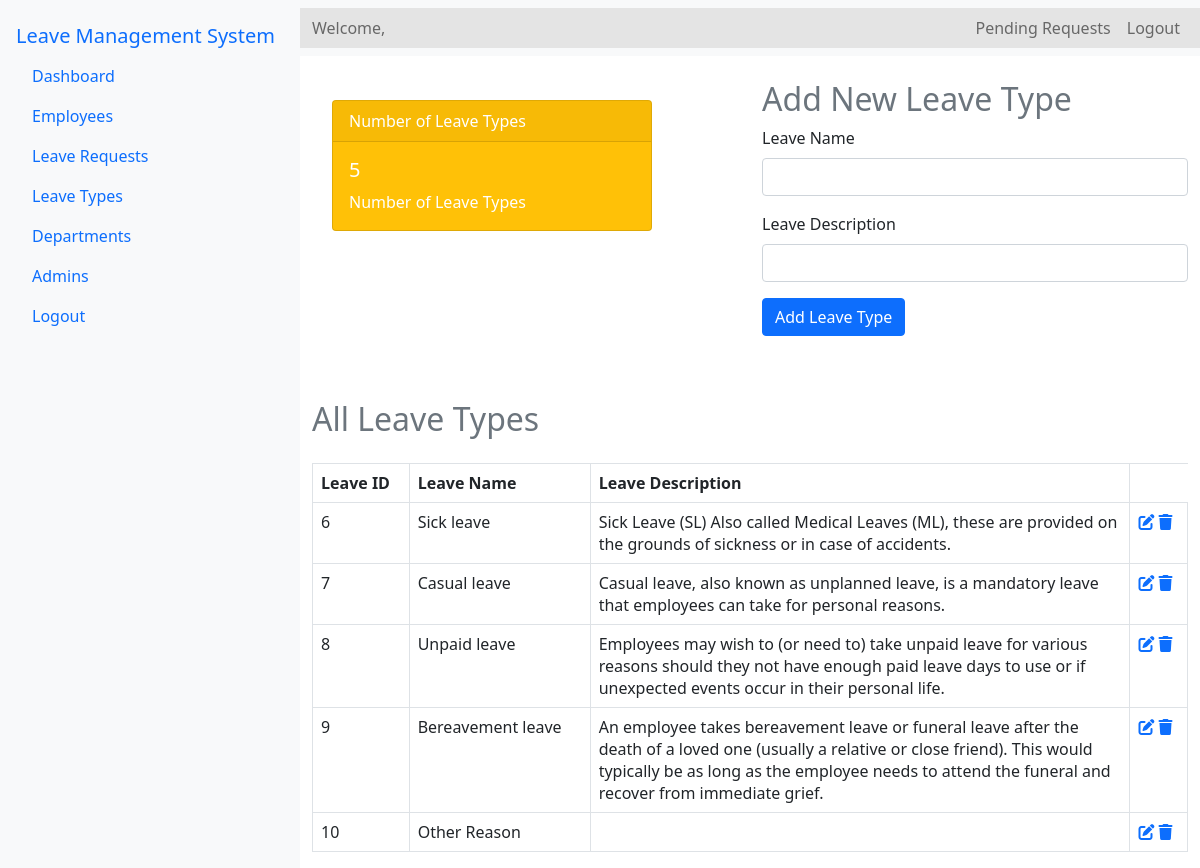
The app's page /Source/admin/leave-types.php (signed in) with its own data.
### tables this page shows
CREATE TABLE `leave_types` (
  `leave_name` varchar(100) NOT NULL,
  `description` varchar(1000) NOT NULL,
  `id` int(11) NOT NULL
);

### Source/admin/leave-types.php (the view, shortened to what this page needs)
<?php
include '../config.php';
$admin_email = $_SESSION['email'];
$stml = $conn->prepare("SELECT A_id, A_name FROM admin WHERE A_email = ?");
$stml->bind_param("s", $admin_email);
$stml->execute();
$stml->store_result();
$stml->bind_result($admin_id, $admin_name);
$l_count_query = "SELECT COUNT(*) as count FROM leave_types";
$l_count_result = $conn->query($l_count_query);
$l_count = $l_count_result->fetch_assoc()['count'];
$l_query = "SELECT * FROM leave_types";
$l_result = $conn->query($l_query);
?>
<!DOCTYPE html>
<html lang="en">
<head>
    <link rel="stylesheet" href="../bootstrap-5.0.2-dist/css/bootstrap.min.css">
    <link rel="stylesheet" href="../css/admin-dashboard.css">
    <link rel="stylesheet" href="https://cdnjs.cloudflare.com/ajax/libs/font-awesome/6.0.0-beta3/css/all.min.css">
    <link rel="stylesheet" href="../css/main.css">
</head>
<body>
<div class="d-flex">
    <nav class="nav flex-column bg-light p-3" style="width: 300px; min-height: 100vh;">
        <a class="navbar-brand" href="a-dashboard.php">Leave Management System</a>
        <a class="nav-link" href="a-dashboard.php"> Dashboard</a>
        <a class="nav-link" href="employees.php"> Employees</a>
        <a class="nav-link d-flex justify-content-between align-items-center" href="leave-requests.php">
    Leave Requests
</a>
        <a class="nav-link" href="leave-types.php"> Leave Types</a>
        <a class="nav-link" href="departments.php"> Departments</a>
        <a class="nav-link" href="admins.php"> Admins</a>
        <a class="nav-link" href="logout.php" onclick="return confirmLogout();">Logout</a>
    </nav>
    <div class="flex-grow-1">
    <nav class="navbar navbar-expand-lg navbar-light bg-light">
    <div class="container-fluid">
        <span class="navbar-text">
            Welcome, <?php echo $admin_name; ?>
        </span>
        <div class="collapse navbar-collapse" id="navbarNavDropdown">
            <ul class="navbar-nav ms-auto">
                <li class="nav-item">
                    <a class="nav-link" href="leave-requests.php">
                        Pending Requests
                    </a>
                </li>
                <li class="nav-item">
                    <a class="nav-link" href="logout.php" onclick="return confirmLogout();">Logout</a>
                </li>
            </ul>
        </div>
    </div>
</nav>
        <div class="container mt-4">
            <div class="row">
                <div class="col-md-6" style="max-width: 30rem;">
                <div class="card text-white bg-warning mb-3" style="max-width: 20rem;">
                        <div class="card-header">Number of Leave Types</div>
                        <div class="card-body">
                            <h5 class="card-title"><?php echo $l_count; ?></h5>
                            <p class="card-text">Number of Leave Types</p>
                        </div>
                    </div>
                </div>
                <div class="col-md-6" >
                    <h2 class="text-secondary">Add New Leave Type</h2>
                    <form action="add-leave.php"  method="post">
                        <div class="mb-3">
                            <label for="adminName" class="form-label">Leave Name</label>
                            <input type="text" class="form-control" id="lName" name="lName" required>
                        </div>
                        <div class="mb-3">
                            <label for="adminEmail" class="form-label">Leave Description</label>
                            <input type="text" class="form-control" id="ldescription" name="ldescription" required>
                        </div>
                        <button type="submit" class="btn btn-primary">Add Leave Type</button>
                    </form>
                </div>
            </div>
            <div class="mt-5">
                <h2 class="text-secondary">All Leave Types</h2>
                <table class="table table-bordered mt-4">
                    <thead>
                        <tr>
                            <th>Leave ID</>
                            <th>Leave Name</th>
                            <th>Leave Description</th>
                        </tr>
                    </thead>
                    <tbody>
                        <?php while ($row = $l_result->fetch_assoc()): ?>
                        <tr>
                            <td><?php echo htmlspecialchars($row['id']); ?></td>
                            <td><?php echo htmlspecialchars($row['leave_name']); ?></td>
                            <td style="max-width: 30rem;"><?php echo htmlspecialchars($row['description']); ?></td>
                            <td>
                                <a href="leave-edit.php?id=<?php echo htmlspecialchars($row['id']); ?>" ><i class="fas fa-edit"></i></a>
                                <a href="leave-delete.php?id=<?php echo htmlspecialchars($row['id']); ?>" onclick="return confirm('Are you sure you want to delete this Leave Type?')"><i class="fas fa-trash"></i></a>
                            </td>
                        </tr>
                        <?php endwhile; ?>
                    </tbody>
                </table>
            </div>
        </div>
    </div>
</div>
</body>
</html>

### Source/css/admin-dashboard.css (style rules this page uses)
.container { margin-top: 20px; }
.table { margin-top: 20px; }
.card { margin: 20px; flex: 1; }
.container-fluid { background-color: rgb(228, 228, 228); }

### records on screen
leave_types: id "6", leave_name "Sick leave", description "Sick Leave (SL) Also called Medical Leaves (ML), these are provided on the grounds of sickness or in case of accidents."
leave_types: id "7", leave_name "Casual leave", description "Casual leave, also known as unplanned leave, is a mandatory leave that employees can take for personal reasons."
leave_types: id "8", leave_name "Unpaid leave", description "Employees may wish to (or need to) take unpaid leave for various reasons should they not have enough paid leave days to use or if unexpected events occur in their personal life."
leave_types: id "9", leave_name "Bereavement leave", description "An employee takes bereavement leave or funeral leave after the death of a loved one (usually a relative or close friend). This would typically be as long as the employee needs to attend the funeral and recover from immediate grief."
leave_types: id "10", leave_name "Other Reason"

### other values on screen
$l_count "5"
